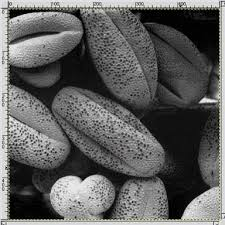
#> input picture Images/images.jpg, 225 x 225 px
$ python histogram_cpy.py
#> lines starting #> are read from the running program, lines starting #| are printed output that depends on the picture
#histogram equalization

import cv2
import numpy as np
from matplotlib import pyplot as plt

# histogram plotting  of original image
img = cv2.imread('Images/images.jpg', 0)
#> img: shape (225, 225); min 0, max 255, mean 95
plt.hist(img.ravel(), 256, [0, 256])
plt.show()
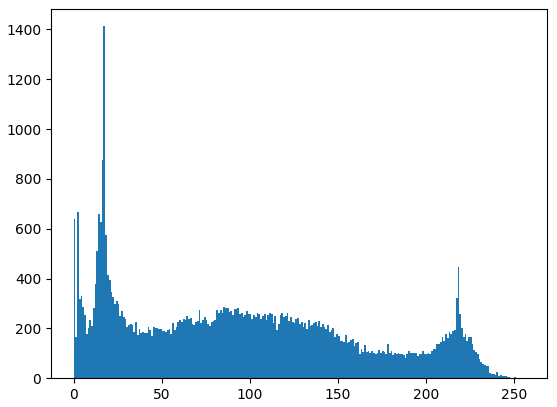
#> figure drawn by matplotlib, 1 panel; tallest bar 1413 high, from x = 17 to 18

# histogram equalization result
equ = cv2.equalizeHist(img)
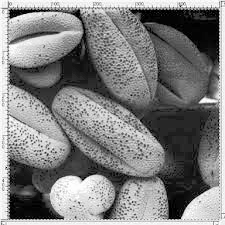
#> equ: shape (225, 225); min 0, max 255, mean 126.6
plt.hist(equ.ravel(), 256, [0, 256])
plt.show()
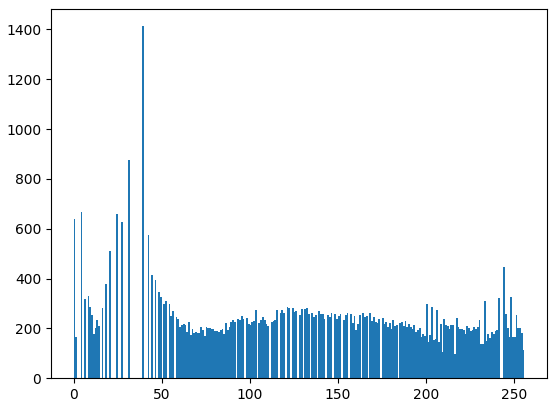
#> figure drawn by matplotlib, 1 panel; tallest bar 1413 high, from x = 39 to 40
res = np.hstack((img, equ))  # stacking images side-by-side
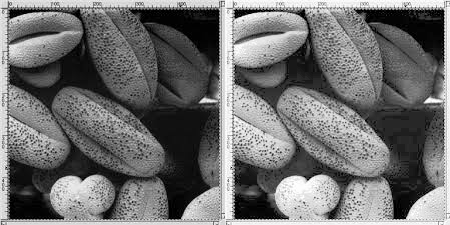
#> res: shape (225, 450); min 0, max 255, mean 110.8
cv2.imshow('res', equ)
cv2.waitKey(1000000)

$ run again, with Images/sample.jpg copied over Images/images.jpg
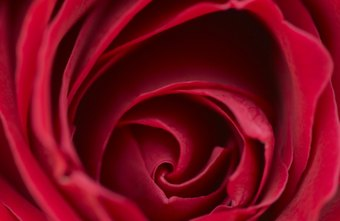
#> input picture Images/sample.jpg, 340 x 221 px
#> `plt.show()`:
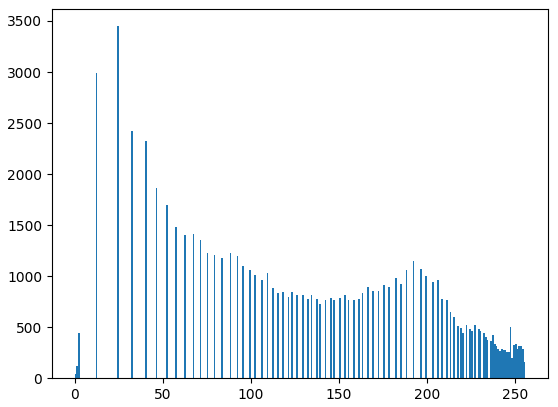
#> figure drawn by matplotlib, 1 panel; tallest bar 3449 high, from x = 24 to 25
#> `res = np.hstack((img, equ))`:
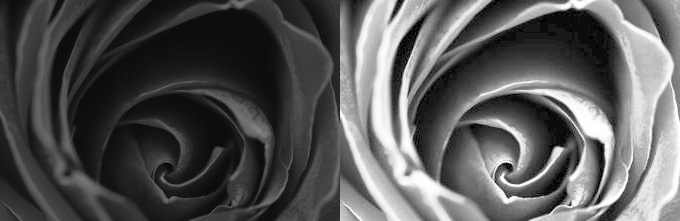
#> res: shape (221, 680); min 0, max 255, mean 86.3

$ run again, with Images/mean_filter.png saved as Images/images.jpg
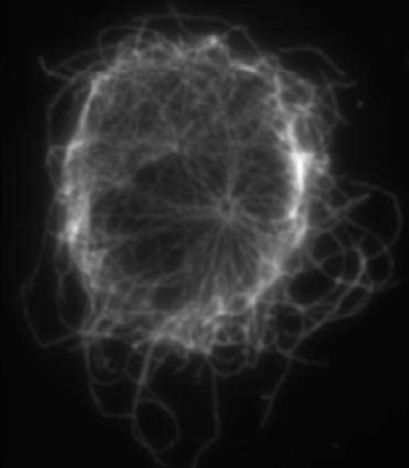
#> input picture Images/mean_filter.png, 409 x 468 px
#> img is the input picture: shape (468, 409); min 0, max 253, mean 37.4
#> `plt.show()`:
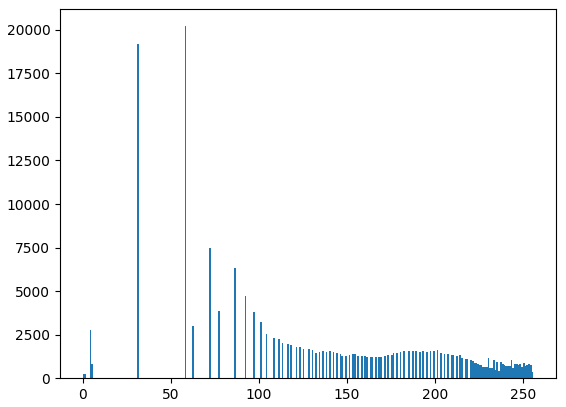
#> figure drawn by matplotlib, 1 panel; tallest bar 20209 high, from x = 58 to 59
#> `res = np.hstack((img, equ))`:
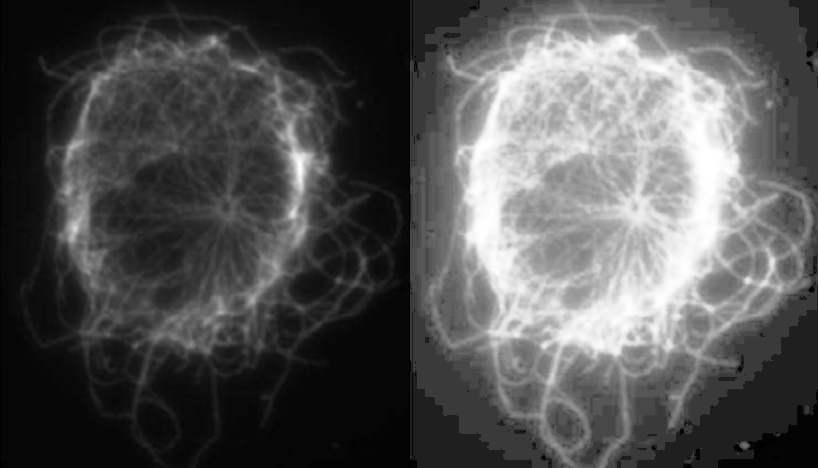
#> res: shape (468, 818); min 0, max 255, mean 84.4
